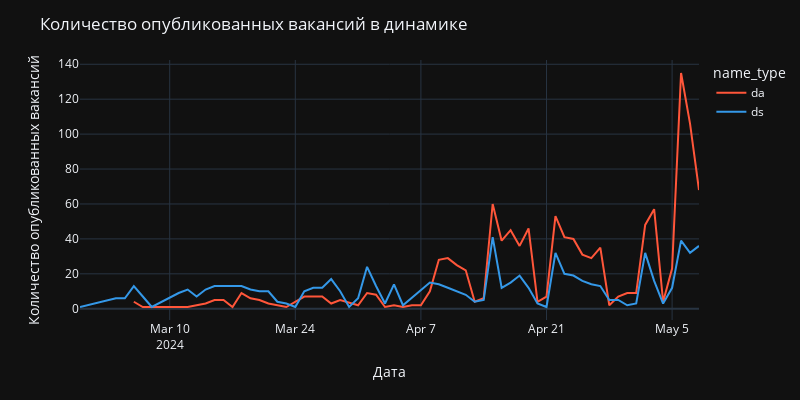

Notebook code for this chart:
### Markdown cell above
Посмотрим на количество опубликованных вакансий в динамике

### Code cell
df = (
    vacancies.groupby(['name_type', 'published_date'])
    .name.count()
    .reset_index()
    .rename(columns={'name': 'Количество опубликованных вакансий',
                     'published_date': 'Дата'})
)
fig = px.line(df, x='Дата', 
              y='Количество опубликованных вакансий', 
              color='name_type'
             )
fig.data[0].line.color = '#FF563A'
fig.data[1].line.color = '#3498E8'
fig.update_layout(
        height=400, width=800, 
        title_text=f"Количество опубликованных вакансий в динамике",
        showlegend=True,
        template="plotly_dark",
        
    )
fig.show()

### Figure 1 — Plotly figure (JSON) as saved in the notebook; plotly's stock layout.template omitted (floating-point values rounded to 4 significant figures)
{"data": [{"hovertemplate": "name_type=da<br>Дата=%{x}<br>Количество опубликованных вакансий=%{y}<extra></extra>", "legendgroup": "da", "line": {"color": "#FF563A", "dash": "solid"}, "marker": {"symbol": "circle"}, "mode": "lines", "name": "da", "orientation": "v", "showlegend": true, "type": "scatter", "x": ["2024-03-06", "2024-03-07", "2024-03-12", "2024-03-13", "2024-03-14", "2024-03-15", "2024-03-16", "2024-03-17", "2024-03-18", "2024-03-19", "2024-03-20", "2024-03-21", "2024-03-23", "2024-03-25", "2024-03-26", "2024-03-27", "2024-03-28", "2024-03-29", "2024-03-31", "2024-04-01", "2024-04-02", "2024-04-03", "2024-04-04", "2024-04-05", "2024-04-06", "2024-04-07", "2024-04-08", "2024-04-09", "2024-04-10", "2024-04-11", "2024-04-12", "2024-04-13", "2024-04-14", "2024-04-15", "2024-04-16", "2024-04-17", "2024-04-18", "2024-04-19", "2024-04-20", "2024-04-21", "2024-04-22", "2024-04-23", "2024-04-24", "2024-04-25", "2024-04-26", "2024-04-27", "2024-04-28", "2024-04-29", "2024-04-30", "2024-05-01", "2024-05-02", "2024-05-03", "2024-05-04", "2024-05-05", "2024-05-06", "2024-05-07", "2024-05-08"], "xaxis": "x", "y": [4, 1, 1, 2, 3, 5, 5, 1, 9, 6, 5, 3, 1, 7, 7, 7, 3, 5, 2, 9, 8, 1, 2, 1, 2, 2, 10, 28, 29, 25, 22, 4, 6, 60, 39, 45, 36, 46, 4, 7, 53, 41, 40, 31, 29, 35, 2, 7, 9, 9, 48, 57, 4, 23, 135, 106, 68], "yaxis": "y"}, {"hovertemplate": "name_type=ds<br>Дата=%{x}<br>Количество опубликованных вакансий=%{y}<extra></extra>", "legendgroup": "ds", "line": {"color": "#3498E8", "dash": "solid"}, "marker": {"symbol": "circle"}, "mode": "lines", "name": "ds", "orientation": "v", "showlegend": true, "type": "scatter", "x": ["2024-02-29", "2024-03-04", "2024-03-05", "2024-03-06", "2024-03-07", "2024-03-08", "2024-03-11", "2024-03-12", "2024-03-13", "2024-03-14", "2024-03-15", "2024-03-18", "2024-03-19", "2024-03-20", "2024-03-21", "2024-03-22", "2024-03-23", "2024-03-24", "2024-03-25", "2024-03-26", "2024-03-27", "2024-03-28", "2024-03-29", "2024-03-30", "2024-03-31", "2024-04-01", "2024-04-02", "2024-04-03", "2024-04-04", "2024-04-05", "2024-04-08", "2024-04-09", "2024-04-10", "2024-04-11", "2024-04-12", "2024-04-13", "2024-04-14", "2024-04-15", "2024-04-16", "2024-04-17", "2024-04-18", "2024-04-19", "2024-04-20", "2024-04-21", "2024-04-22", "2024-04-23", "2024-04-24", "2024-04-25", "2024-04-26", "2024-04-27", "2024-04-28", "2024-04-29", "2024-04-30", "2024-05-01", "2024-05-02", "2024-05-03", "2024-05-04", "2024-05-05", "2024-05-06", "2024-05-07", "2024-05-08"], "xaxis": "x", "y": [1, 6, 6, 13, 7, 1, 9, 11, 7, 11, 13, 13, 11, 10, 10, 4, 3, 1, 10, 12, 12, 17, 10, 1, 6, 24, 13, 3, 14, 2, 15, 14, 12, 10, 8, 4, 5, 41, 12, 15, 19, 12, 3, 1, 32, 20, 19, 16, 14, 13, 5, 5, 2, 3, 32, 16, 3, 12, 39, 32, 36], "yaxis": "y"}], "layout": {"height": 400, "legend": {"title": {"text": "name_type"}, "tracegroupgap": 0}, "margin": {"t": 60}, "showlegend": true, "title": {"text": "Количество опубликованных вакансий в динамике"}, "width": 800, "xaxis": {"anchor": "y", "autorange": true, "domain": [0, 1], "range": ["2024-02-29", "2024-05-08"], "title": {"text": "Дата"}, "type": "date"}, "yaxis": {"anchor": "x", "autorange": true, "domain": [0, 1], "range": [-6.444, 142.4], "title": {"text": "Количество опубликованных вакансий"}, "type": "linear"}}}
